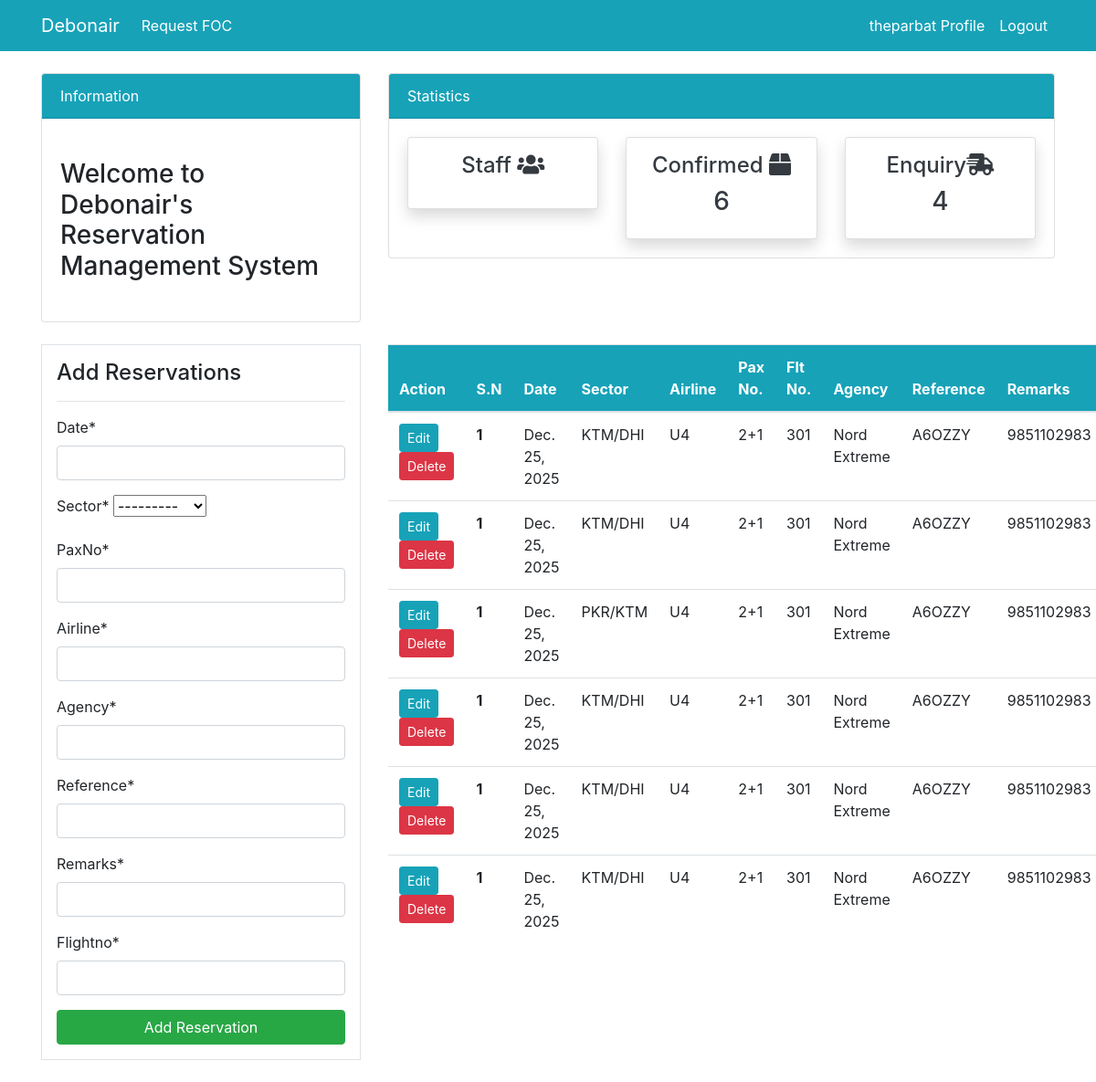
Screenshot of /Confirmed/ (signed in) with the database file from the repository.
### home/models.py (models this page shows, shortened)
class Confirmed(models.Model):
    date = models.DateField(auto_now=False, auto_now_add=False)
    sector = models.CharField(max_length=50, choices=Sector)
    paxNo = models.CharField(max_length=8)
    agency = models.CharField(max_length=50)
    airline = models.CharField(max_length=15)
    flightno = models.IntegerField()
    remarks = models.CharField(max_length=50)
    reference = models.CharField(max_length=30)
    staff = models.ForeignKey(User, models.CASCADE, null = True)

### home/views.py (the view)
# urls.py: path('Confirmed/', confirmed, name = 'Confirmed'),
@login_required( login_url='user_login')
def confirmed(request):
    distinct_confirmed = Confirmed.objects.values('sector').distinct()
    confirmed = Confirmed.objects.all()
    confirmed_count = confirmed.count()
    sector_count = (
        Confirmed.objects.values('sector')
        .annotate(count=Count('sector'))
    )
    if request.method == "POST":
        form = ConfirmedForm(request.POST)
        if form.is_valid():
            form.save()
    else:
        form = ConfirmedForm()
    context = {
        'confirmed': confirmed,
        'form': form,
        'confirmed_count':confirmed_count,
        'sector_count': sector_count
    }
    print(sector_count)
    return render(request, "Dashboard/Confirmed.html", context)

### home/forms.py
class ConfirmedForm(forms.ModelForm):
    class Meta:
        model = Confirmed
        fields = ['date', 'sector', 'paxNo', 'airline', 'agency', 'reference', 'remarks', 'flightno']

### templates/Dashboard/Confirmed.html (shortened to what this page needs)
{% extends "partials/base.html" %}
{% load crispy_forms_tags%}
{% block content %}
{% include "partials/topnav.html"%}
<div class="container">
     <div class="row my-4">
         <div class="col-md-4">
             <div class="border bg-white p-3">
                <h4>Add Reservations</h4>
                <hr>
                <form method="POST">
                    {{ form|crispy }}
                    <button type="submit" class="btn btn-success btn-block">Add Reservation</button>
                </form>
             </div>
         </div>
         <div class="col-md-8">
             <table class="table bg-white">
                 <thead class="bg-info">
                     <tr class="text-white">
                         <th scope="col">Action</th>
                         <th scope="col">S.N</th>
                         <th scope='col'>Date</th>
                         <th scope="col">Sector</th>
                         <th scope="col">Airline</th>
                         <th scope="col">Pax No.</th>
                         <th scope="col">Flt No.</th>
                         <th scope="col">Agency</th>
                         <th scope="col">Reference</th>
                         <th scope="col">Remarks</th>
                     </tr>
                 </thead>
                 <tbody>
                    {%for confirmed in confirmed%}
                     <tr>
                         <td>
                              <a class="btn btn-info btn-sm" href={% url "Confirmed_edit" confirmed.id %}>Edit</a>
                              <a class="btn btn-danger btn-sm" href={% url "Confirmed_delete" confirmed.id %}>Delete</a>
                         </td>
                         <th scope="row">1</th>
                         <td>{{confirmed.date}}</td>
                         <td>{{confirmed.sector}}</td>
                         <td>{{confirmed.airline}}</td>
                         <td>{{confirmed.paxNo}}</td>
                         <td>{{confirmed.flightno}}</td>
                         <td>{{confirmed.agency}}</td>
                         <td>{{confirmed.reference}}</td>
                         <td>{{confirmed.remarks}}</td>
                     </tr>
                     {% endfor %}
                 </tbody>
             </table>
         </div>
     </div>
 </div>
{% endblock%}

### templates/partials/base.html (shortened to what this page needs)
{% load static %}
<!doctype html>
<html lang="en">
  <head>
    <link rel="stylesheet" href="https://cdn.jsdelivr.net/npm/bootstrap@4.6.2/dist/css/bootstrap.min.css">
    <link rel="stylesheet" href="https://maxcdn.bootstrapcdn.com/bootstrap/4.0.0/css/bootstrap.min.css">
	  <link rel="stylesheet" href="https://use.fontawesome.com/releases/v5.8.2/css/all.css">
  </head>
  <body>
     {% include "partials/nav.html" %}
     {% block content %}
     {% endblock%}
  </body>
</html>

### templates/partials/nav.html (shortened to what this page needs)
  <nav class="navbar navbar-expand-lg navbar-info bg-info">
    <div class="container">
        <a class="navbar-brand text-white" href={% url "home" %}>Debonair</a>
        <div class="collapse navbar-collapse" id="navbarSupportedContent">
            <ul class="navbar-nav mr-auto">
                <li class="nav-item active">
                    <a class="nav-link text-white" href={% url "FOC" %}>Request FOC
                </li>
            </ul>
            <ul class="navbar-nav ml-auto">
                <li class="nav-item active">
                    <a class="nav-link text-white" href={% url "user_profile" %}>{{user.username}} Profile
                </li>
                <li class="nav-item">
                    <a class="nav-link text-white" href={% url "logout" %}>Logout</a>
                </li>
            </ul>
        </div>
    </div>
</nav>

### templates/partials/topnav.html (shortened to what this page needs)
 <div class="container">
    <div class="row mt-4">
        <div class="col-md-4">
            <div class="card">
                <div class="card-header bg-info text-white">
                    Information
                </div>
                <div class="card-body">
                    <marquee behavior="" direction="">
                        <h3 class="my-4">Welcome to Debonair's Reservation Management System</h3>
                    </marquee>
                </div>
            </div>
        </div>
        <div class="col-md-8">
            <div class="card">
                <div class="card-header bg-info text-white">
                    Statistics
                </div>
                <div class="card-body">
                    <div class="row">
                        <div class="col-md-4">
                            <a class="text-decoration-none text-dark" href= {% url "staff" %}>
                                <div class="card my-card shadow text-center p-3">
                                    <h4>Staff <i class="fas fa-users"></i></h4>
                                </div>
                        </div>
                        <div class="col-md-4">
                            <a class="text-decoration-none text-dark" href={% url "Confirmed" %}>
                                <div class="card my-card shadow text-center p-3">
                                    <h4>Confirmed <i class="fas fa-box"></i></h4>
                                    <h3>{{confirmed_count}}</h3>
                                </div>
                        </div>
                        <div class="col-md-4">
                            <a class="text-decoration-none text-dark" href= {% url "Enquiry" %}>
                                <div class="card my-card shadow text-center p-3">
                                    <h4>Enquiry<i class="fas fa-shipping-fast"></i></h4>
                                    <h3>4</h3>
                                </div>
                        </div>
                    </div>
                </div>
            </div>
        </div>
    </div>
</div>

### rows the page displays
Confirmed: date "Dec. 25, 2025", sector "KTM/DHI", airline "U4", paxNo "2+1", flightno "301", agency "Nord Extreme", reference "A6OZZY", remarks "9851102983"
Confirmed: date "Dec. 25, 2025", sector "KTM/DHI", airline "U4", paxNo "2+1", flightno "301", agency "Nord Extreme", reference "A6OZZY", remarks "9851102983"
Confirmed: date "Dec. 25, 2025", sector "PKR/KTM", airline "U4", paxNo "2+1", flightno "301", agency "Nord Extreme", reference "A6OZZY", remarks "9851102983"
Confirmed: date "Dec. 25, 2025", sector "KTM/DHI", airline "U4", paxNo "2+1", flightno "301", agency "Nord Extreme", reference "A6OZZY", remarks "9851102983"
Confirmed: date "Dec. 25, 2025", sector "KTM/DHI", airline "U4", paxNo "2+1", flightno "301", agency "Nord Extreme", reference "A6OZZY", remarks "9851102983"
Confirmed: date "Dec. 25, 2025", sector "KTM/DHI", airline "U4", paxNo "2+1", flightno "301", agency "Nord Extreme", reference "A6OZZY", remarks "9851102983"

### other values shown
{{ user.username }} "theparbat"
{{ confirmed_count }} "6"
